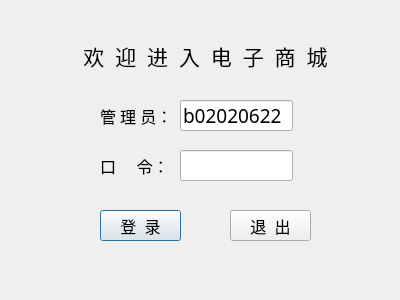
<?xml version="1.0" encoding="UTF-8"?>
<ui version="4.0">
 <class>LoginDialog</class>
 <widget class="QDialog" name="LoginDialog">
  <property name="geometry">
   <rect>
    <x>0</x>
    <y>0</y>
    <width>400</width>
    <height>300</height>
   </rect>
  </property>
  <property name="windowTitle">
   <string>登 录</string>
  </property>
  <widget class="QLabel" name="label">
   <property name="geometry">
    <rect>
     <x>100</x>
     <y>100</y>
     <width>71</width>
     <height>31</height>
    </rect>
   </property>
   <property name="font">
    <font>
     <family>微软雅黑</family>
     <pointsize>12</pointsize>
    </font>
   </property>
   <property name="text">
    <string>管 理 员：</string>
   </property>
  </widget>
  <widget class="QLineEdit" name="adminLineEdit">
   <property name="geometry">
    <rect>
     <x>180</x>
     <y>100</y>
     <width>113</width>
     <height>31</height>
    </rect>
   </property>
   <property name="font">
    <font>
     <family>微软雅黑</family>
     <pointsize>14</pointsize>
    </font>
   </property>
   <property name="text">
    <string>b02020622</string>
   </property>
  </widget>
  <widget class="QPushButton" name="loginPushButton">
   <property name="geometry">
    <rect>
     <x>100</x>
     <y>210</y>
     <width>81</width>
     <height>31</height>
    </rect>
   </property>
   <property name="font">
    <font>
     <family>微软雅黑</family>
     <pointsize>12</pointsize>
    </font>
   </property>
   <property name="text">
    <string>登  录</string>
   </property>
  </widget>
  <widget class="QLabel" name="label_3">
   <property name="geometry">
    <rect>
     <x>60</x>
     <y>30</y>
     <width>291</width>
     <height>51</height>
    </rect>
   </property>
   <property name="font">
    <font>
     <family>微软雅黑</family>
     <pointsize>16</pointsize>
    </font>
   </property>
   <property name="text">
    <string>欢  迎  进  入  电  子  商  城</string>
   </property>
   <property name="alignment">
    <set>Qt::AlignCenter</set>
   </property>
  </widget>
  <widget class="QLabel" name="label_2">
   <property name="geometry">
    <rect>
     <x>100</x>
     <y>150</y>
     <width>71</width>
     <height>31</height>
    </rect>
   </property>
   <property name="font">
    <font>
     <family>微软雅黑</family>
     <pointsize>12</pointsize>
    </font>
   </property>
   <property name="text">
    <string>口     令：</string>
   </property>
  </widget>
  <widget class="QLineEdit" name="pwdLineEdit">
   <property name="geometry">
    <rect>
     <x>180</x>
     <y>150</y>
     <width>113</width>
     <height>31</height>
    </rect>
   </property>
   <property name="font">
    <font>
     <family>微软雅黑</family>
     <pointsize>14</pointsize>
    </font>
   </property>
   <property name="text">
    <string/>
   </property>
   <property name="echoMode">
    <enum>QLineEdit::Password</enum>
   </property>
  </widget>
  <widget class="QPushButton" name="exitPushButton">
   <property name="geometry">
    <rect>
     <x>230</x>
     <y>210</y>
     <width>81</width>
     <height>31</height>
    </rect>
   </property>
   <property name="font">
    <font>
     <family>微软雅黑</family>
     <pointsize>12</pointsize>
    </font>
   </property>
   <property name="text">
    <string>退  出</string>
   </property>
  </widget>
 </widget>
 <resources/>
 <connections/>
</ui>
